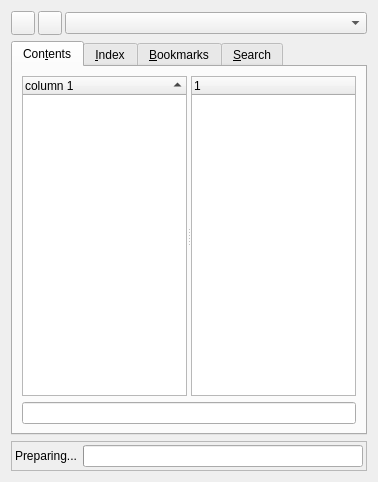
<?xml version="1.0" encoding="UTF-8"?>
<ui version="4.0">
 <comment>*********************************************************************
*********************************************************************</comment>
 <class>HelpDialog</class>
 <widget class="QWidget" name="HelpDialog">
  <property name="geometry">
   <rect>
    <x>0</x>
    <y>0</y>
    <width>378</width>
    <height>482</height>
   </rect>
  </property>
  <property name="windowTitle">
   <string>Help</string>
  </property>
  <property name="whatsThis">
   <string>&lt;b&gt;Project&lt;/b&gt;&lt;p&gt;Choose the topic you want from the contents list.&lt;/p&gt;</string>
  </property>
  <layout class="QGridLayout" name="gridLayout">
   <item row="0" column="0">
    <layout class="QHBoxLayout">
     <property name="spacing">
      <number>3</number>
     </property>
     <item>
      <widget class="QPushButton" name="BProjectDelete">
       <property name="minimumSize">
        <size>
         <width>24</width>
         <height>24</height>
        </size>
       </property>
       <property name="maximumSize">
        <size>
         <width>24</width>
         <height>24</height>
        </size>
       </property>
       <property name="toolTip">
        <string>Remove project from list</string>
       </property>
       <property name="text">
        <string/>
       </property>
       <property name="icon">
        <iconset resource="../../resources/resources.qrc">
         <normaloff>:/project/images/prj_delete.png</normaloff>:/project/images/prj_delete.png</iconset>
       </property>
       <property name="iconSize">
        <size>
         <width>20</width>
         <height>20</height>
        </size>
       </property>
      </widget>
     </item>
     <item>
      <widget class="QPushButton" name="BProjectAdd">
       <property name="minimumSize">
        <size>
         <width>24</width>
         <height>24</height>
        </size>
       </property>
       <property name="maximumSize">
        <size>
         <width>24</width>
         <height>24</height>
        </size>
       </property>
       <property name="toolTip">
        <string>Add project to list</string>
       </property>
       <property name="text">
        <string/>
       </property>
       <property name="icon">
        <iconset resource="../../resources/resources.qrc">
         <normaloff>:/project/images/prj_add.png</normaloff>:/project/images/prj_add.png</iconset>
       </property>
       <property name="iconSize">
        <size>
         <width>20</width>
         <height>20</height>
        </size>
       </property>
      </widget>
     </item>
     <item>
      <widget class="QComboBox" name="CBProjects">
       <property name="toolTip">
        <string>List of projects</string>
       </property>
      </widget>
     </item>
    </layout>
   </item>
   <item row="1" column="0">
    <widget class="QTabWidget" name="tabWidget">
     <property name="whatsThis">
      <string>Displays contents of project, index or bookmarks. Another tab inherits the full text search.</string>
     </property>
     <property name="currentIndex">
      <number>0</number>
     </property>
     <widget class="QWidget" name="contentPage">
      <property name="whatsThis">
       <string>&lt;b&gt;Project&lt;/b&gt;&lt;p&gt;Choose the topic you want from the contents list.&lt;/p&gt;</string>
      </property>
      <attribute name="title">
       <string>Con&amp;tents</string>
      </attribute>
      <layout class="QVBoxLayout" name="verticalLayout">
       <item>
        <widget class="QSplitter" name="splitter">
         <property name="sizePolicy">
          <sizepolicy hsizetype="Expanding" vsizetype="Expanding">
           <horstretch>0</horstretch>
           <verstretch>0</verstretch>
          </sizepolicy>
         </property>
         <property name="orientation">
          <enum>Qt::Horizontal</enum>
         </property>
         <widget class="QTreeWidget" name="listContents">
          <property name="contextMenuPolicy">
           <enum>Qt::CustomContextMenu</enum>
          </property>
          <property name="whatsThis">
           <string>&lt;b&gt;Contents list of project.&lt;/b&gt;&lt;p&gt;Click an item to see the page.&lt;/p&gt;</string>
          </property>
          <property name="editTriggers">
           <set>QAbstractItemView::EditKeyPressed</set>
          </property>
          <property name="dragDropMode">
           <enum>QAbstractItemView::InternalMove</enum>
          </property>
          <property name="selectionBehavior">
           <enum>QAbstractItemView::SelectItems</enum>
          </property>
          <property name="autoExpandDelay">
           <number>2</number>
          </property>
          <property name="uniformRowHeights">
           <bool>true</bool>
          </property>
          <property name="sortingEnabled">
           <bool>true</bool>
          </property>
          <property name="wordWrap">
           <bool>false</bool>
          </property>
          <column>
           <property name="text">
            <string>column 1</string>
           </property>
          </column>
         </widget>
         <widget class="QTreeWidget" name="TWSubItems">
          <property name="rootIsDecorated">
           <bool>false</bool>
          </property>
          <column>
           <property name="text">
            <string/>
           </property>
          </column>
         </widget>
        </widget>
       </item>
       <item>
        <layout class="QHBoxLayout" name="horizontalLayout">
         <property name="spacing">
          <number>0</number>
         </property>
         <item>
          <widget class="QLineEdit" name="LELocateItemByName">
           <property name="sizePolicy">
            <sizepolicy hsizetype="Expanding" vsizetype="Fixed">
             <horstretch>0</horstretch>
             <verstretch>0</verstretch>
            </sizepolicy>
           </property>
           <property name="toolTip">
            <string>Search for an item</string>
           </property>
          </widget>
         </item>
        </layout>
       </item>
      </layout>
     </widget>
     <widget class="QWidget" name="indexPage">
      <attribute name="title">
       <string>&amp;Index</string>
      </attribute>
      <layout class="QVBoxLayout" name="_2">
       <property name="spacing">
        <number>6</number>
       </property>
       <property name="margin">
        <number>5</number>
       </property>
       <item>
        <widget class="QLabel" name="TextLabel1">
         <property name="text">
          <string>&amp;Look For:</string>
         </property>
         <property name="buddy">
          <cstring>editIndex</cstring>
         </property>
        </widget>
       </item>
       <item>
        <widget class="QLineEdit" name="editIndex">
         <property name="enabled">
          <bool>false</bool>
         </property>
         <property name="toolTip">
          <string>Enter keyword</string>
         </property>
         <property name="whatsThis">
          <string>&lt;b&gt;Enter a keyword.&lt;/b&gt;&lt;p&gt;The list will select an item that matches the entered string best.&lt;/p&gt;</string>
         </property>
        </widget>
       </item>
       <item>
        <widget class="QListView" name="listIndex">
         <property name="enabled">
          <bool>false</bool>
         </property>
         <property name="contextMenuPolicy">
          <enum>Qt::CustomContextMenu</enum>
         </property>
         <property name="whatsThis">
          <string>&lt;b&gt;List of available topics.&lt;/b&gt;&lt;p&gt;Double-click on an item to open its page. If more than one is found, you must specify which page you want.&lt;/p&gt;</string>
         </property>
        </widget>
       </item>
      </layout>
     </widget>
     <widget class="QWidget" name="bookmarkPage">
      <attribute name="title">
       <string>&amp;Bookmarks</string>
      </attribute>
      <layout class="QVBoxLayout" name="_3">
       <property name="spacing">
        <number>6</number>
       </property>
       <property name="margin">
        <number>5</number>
       </property>
       <item>
        <widget class="QTreeWidget" name="listBookmarks">
         <property name="contextMenuPolicy">
          <enum>Qt::CustomContextMenu</enum>
         </property>
         <property name="whatsThis">
          <string>Displays the list of bookmarks.</string>
         </property>
         <property name="uniformRowHeights">
          <bool>true</bool>
         </property>
         <column>
          <property name="text">
           <string>column 1</string>
          </property>
         </column>
        </widget>
       </item>
       <item>
        <layout class="QHBoxLayout" name="_4">
         <property name="spacing">
          <number>6</number>
         </property>
         <property name="margin">
          <number>0</number>
         </property>
         <item>
          <spacer>
           <property name="orientation">
            <enum>Qt::Horizontal</enum>
           </property>
           <property name="sizeType">
            <enum>QSizePolicy::Expanding</enum>
           </property>
           <property name="sizeHint" stdset="0">
            <size>
             <width>20</width>
             <height>20</height>
            </size>
           </property>
          </spacer>
         </item>
         <item>
          <widget class="QPushButton" name="buttonAdd">
           <property name="toolTip">
            <string>Add new bookmark</string>
           </property>
           <property name="whatsThis">
            <string>Add the currently displayed page as a new bookmark.</string>
           </property>
           <property name="text">
            <string>&amp;New</string>
           </property>
          </widget>
         </item>
         <item>
          <widget class="QPushButton" name="buttonRemove">
           <property name="toolTip">
            <string>Delete bookmark</string>
           </property>
           <property name="whatsThis">
            <string>Delete the selected bookmark.</string>
           </property>
           <property name="text">
            <string>&amp;Delete</string>
           </property>
          </widget>
         </item>
        </layout>
       </item>
      </layout>
     </widget>
     <widget class="QWidget" name="searchPage">
      <attribute name="title">
       <string>&amp;Search</string>
      </attribute>
      <layout class="QGridLayout" name="_5">
       <property name="margin">
        <number>5</number>
       </property>
       <property name="spacing">
        <number>6</number>
       </property>
       <item row="3" column="0">
        <spacer>
         <property name="orientation">
          <enum>Qt::Vertical</enum>
         </property>
         <property name="sizeType">
          <enum>QSizePolicy::Fixed</enum>
         </property>
         <property name="sizeHint" stdset="0">
          <size>
           <width>20</width>
           <height>20</height>
          </size>
         </property>
        </spacer>
       </item>
       <item row="0" column="0">
        <widget class="QLabel" name="TextLabel1_2">
         <property name="text">
          <string>Searching f&amp;or:</string>
         </property>
         <property name="buddy">
          <cstring>termsEdit</cstring>
         </property>
        </widget>
       </item>
       <item row="1" column="0">
        <widget class="QLineEdit" name="termsEdit">
         <property name="toolTip">
          <string>Enter searchword(s).</string>
         </property>
         <property name="whatsThis">
          <string>&lt;b&gt;Enter search word(s).&lt;/b&gt;&lt;p&gt;Enter here the word(s) you are looking for. The words may contain wildcards (*). For a sequence of words quote them.&lt;/p&gt;</string>
         </property>
        </widget>
       </item>
       <item row="5" column="0">
        <widget class="QListWidget" name="resultBox">
         <property name="contextMenuPolicy">
          <enum>Qt::CustomContextMenu</enum>
         </property>
         <property name="whatsThis">
          <string>&lt;b&gt;Found documents&lt;/b&gt;&lt;p&gt;This list contains all found documents from the last search. The documents are ordered, i.e. the first document has the most matches.&lt;/p&gt;</string>
         </property>
        </widget>
       </item>
       <item row="4" column="0">
        <widget class="QLabel" name="TextLabel2">
         <property name="text">
          <string>Found &amp;Documents:</string>
         </property>
         <property name="buddy">
          <cstring>resultBox</cstring>
         </property>
        </widget>
       </item>
       <item row="2" column="0">
        <layout class="QHBoxLayout" name="_6">
         <property name="spacing">
          <number>6</number>
         </property>
         <property name="margin">
          <number>1</number>
         </property>
         <item>
          <widget class="QPushButton" name="helpButton">
           <property name="enabled">
            <bool>false</bool>
           </property>
           <property name="toolTip">
            <string>Display the help page.</string>
           </property>
           <property name="whatsThis">
            <string>Display the help page for the full text search.</string>
           </property>
           <property name="text">
            <string>He&amp;lp</string>
           </property>
          </widget>
         </item>
         <item>
          <spacer>
           <property name="orientation">
            <enum>Qt::Horizontal</enum>
           </property>
           <property name="sizeType">
            <enum>QSizePolicy::Expanding</enum>
           </property>
           <property name="sizeHint" stdset="0">
            <size>
             <width>61</width>
             <height>21</height>
            </size>
           </property>
          </spacer>
         </item>
         <item>
          <widget class="QPushButton" name="searchButton">
           <property name="enabled">
            <bool>false</bool>
           </property>
           <property name="toolTip">
            <string>Start searching.</string>
           </property>
           <property name="whatsThis">
            <string>Pressing this button starts the search.</string>
           </property>
           <property name="text">
            <string>&amp;Search</string>
           </property>
          </widget>
         </item>
        </layout>
       </item>
      </layout>
     </widget>
    </widget>
   </item>
   <item row="2" column="0">
    <widget class="QFrame" name="framePrepare">
     <property name="frameShape">
      <enum>QFrame::StyledPanel</enum>
     </property>
     <property name="frameShadow">
      <enum>QFrame::Raised</enum>
     </property>
     <layout class="QHBoxLayout">
      <property name="spacing">
       <number>6</number>
      </property>
      <property name="margin">
       <number>3</number>
      </property>
      <item>
       <widget class="QLabel" name="labelPrepare">
        <property name="text">
         <string>Preparing...</string>
        </property>
       </widget>
      </item>
      <item>
       <widget class="QProgressBar" name="progressPrepare"/>
      </item>
     </layout>
    </widget>
   </item>
  </layout>
 </widget>
 <resources>
  <include location="../../resources/resources.qrc"/>
 </resources>
 <connections/>
</ui>
